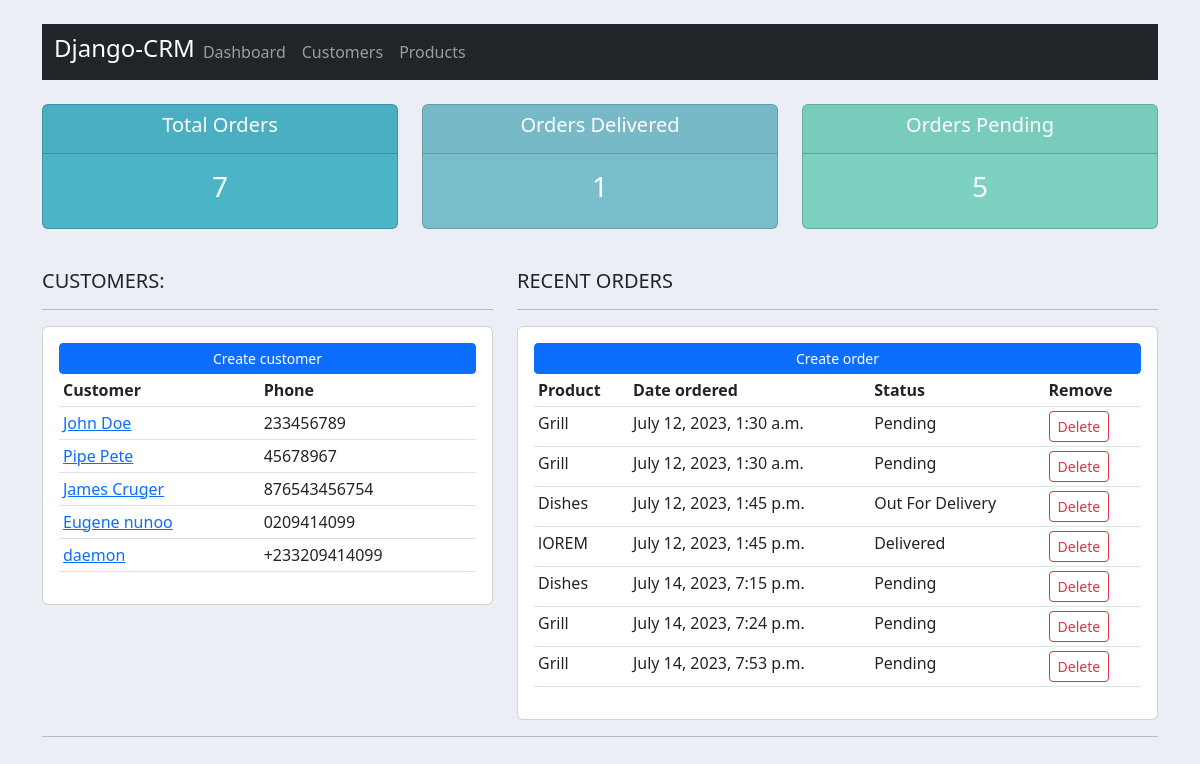
/, run on an earlier commit of the app's database.
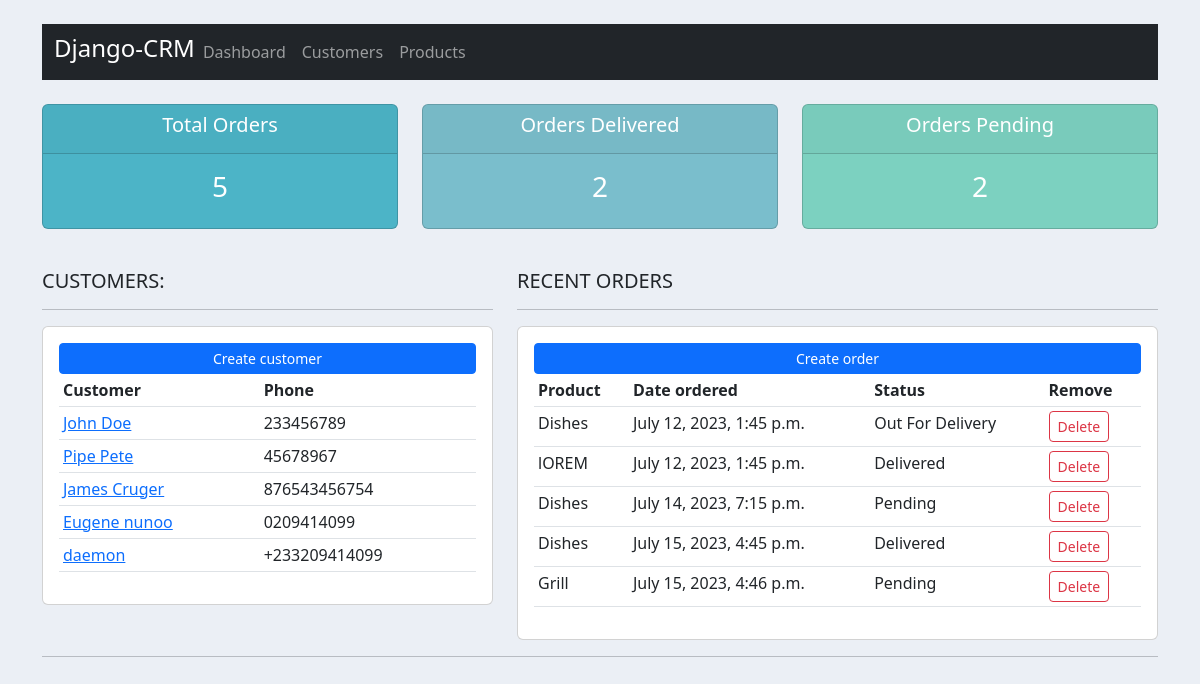
And on a later commit of the database.
### accounts/models.py (models this page shows, shortened)
class Customer(models.Model):
    name = models.CharField(max_length=200,null=True)
    phone = models.CharField(max_length=200,null=True)
    email = models.CharField(max_length=200,null=True)
    date_created = models.DateTimeField(auto_now_add=True,null=True)

class Order(models.Model):
    STATUS = (
        ('Pending','Pending'),
        ('Out For Delivery','Out For Delivery'),
        ('Delivered','Delivered'),
    )
    customer = models.ForeignKey(Customer,null=True,on_delete=models.SET_NULL)
    product = models.ForeignKey(Product,null=True,on_delete=models.SET_NULL)
    date_created = models.DateTimeField(auto_now_add=True,null=True)
    status = models.CharField(max_length=200,null=True,choices=STATUS)

class Product(models.Model):
    CATEGORY = (
        ('Indoor','Indoor'),
        ('Outdoor','Outdoor')
    )
    name = models.CharField(max_length=200,null=True)
    price = models.FloatField(null=True)
    category = models.CharField(max_length=200,null=True,choices=CATEGORY)
    description =models.CharField(max_length=200,null=True,blank=True)
    date_created = models.DateTimeField(auto_now_add=True,null=True)
    tags = models.ManyToManyField(Tags)
    def __str__(self):
        return self.name

### accounts/views.py (the view)
# urls.py: path('',home,name='home'),
def home(request):
    customers = Customer.objects.all()
    orders = Order.objects.all()
    total_customers = customers.count()
    total_orders = orders.count()
    delivered = orders.filter(status='Delivered').count()
    pending = orders.filter(status='Pending').count()
    context = {'orders':orders,'customers':customers,'total_customers':total_customers,
               'total_orders':total_orders,'delivered':delivered,'pending':pending}
    return render(request,'accounts/dashboard.html',context)

### accounts/templates/accounts/dashboard.html
{% extends 'accounts/main.html' %}
{% block content %}
{% include 'accounts/status.html' %}
<br>
<div class="row">
    <div class="col-md-5">
        <h5>CUSTOMERS:</h5>
        <hr>
        <div class="card card-body">
            <a href="{% url 'create-customer' %}" class="btn btn-primary btn-sm btn-block">Create customer</a>
            <table class="table table-sm">
                <tr>
                    <th>Customer</th>
                    <th>Phone</th>
                </tr>
                {% for customer in customers %}
                    <tr>
                        <td><a href="{% url 'customer_orders' customer.id %}">{{ customer.name }}</a></td>
                        <td>{{ customer.phone }}</td>
                    </tr>
                {% endfor %}
            </table>
        </div>
    </div>
    <div class="col-md-7">
        <h5>RECENT ORDERS</h5>
        <hr>
        <div class="card card-body">
            <a href="{% url 'create-order' %}" class="btn btn-primary btn-sm btn-block">Create order</a>
            <table class="table table-sm">
                <tr>
                    <th>Product</th>
                    <th>Date ordered</th>
                    <th>Status</th>
                    <th>Remove</th>
                </tr>
                {% for order in orders %}
                <tr>
                    <td>{{ order.product }}</td>
                    <td>{{ order.date_created }}</td>
                    <td>{{ order.status }}</td>
                    <td>
                        <a href="{% url 'delete_order' order.id %}" class="btn btn-outline-danger btn-sm">Delete</a>
                    </td>
                </tr>
            {% endfor %}
            </table>
        </div>
    </div>
</div>
{% endblock %}

### accounts/templates/accounts/main.html (shortened to what this page needs)
{% load static %}
<!DOCTYPE html>
<html lang="en">
  <head>
    <link
      href="https://cdn.jsdelivr.net/npm/bootstrap@5.3.0/dist/css/bootstrap.min.css"
      rel="stylesheet"
    />
    <link rel="stylesheet" href="{% static 'css/main.css' %}" />
  </head>
  <body class="container">
    {% include 'accounts/navbar.html' %} {% block content%} {% endblock %}
    <hr />
  </body>
</html>

### accounts/templates/accounts/navbar.html (shortened to what this page needs)
{% load static %}
{% block content%}
<br>
<nav class="navbar navbar-expand-lg navbar-dark bg-dark">
    <div class="container-fluid">
      <h4 class="text-white">Django-CRM</h4>
      <div class="collapse navbar-collapse" id="navbarNav">
        <ul class="navbar-nav">
          <li class="nav-item">
            <a class="nav-link "  href="/">Dashboard</a>
          </li>
          <li class="nav-item">
            <a class="nav-link" href="/customers">Customers</a>
          </li>
          <li class="nav-item">
            <a class="nav-link" href="/products">Products</a>
          </li>
        </ul>
      </div>
    </div>
  </nav>
{% endblock %}

### accounts/templates/accounts/status.html
{% block content %}
<br>
<div class="row">
    <div class="col">
        <div class="col-md">
            <div class="card text-center text-white mb-3" id="total-orders">
                <div class="card-header">
                <h5 class="card-title">Total Orders</h5>
                </div>
                <div class="card-body">
                    <h3 class="card-title">{{total_orders}}</h3>
                </div>
            </div>
        </div>
    </div>
    <div class="col">
        <div class="col-md">
            <div class="card text-center text-white mb-3" id="orders-delivered">
                <div class="card-header">
                <h5 class="card-title">Orders Delivered</h5>
                </div>
                <div class="card-body">
                    <h3 class="card-title">{{delivered}}</h3>
                </div>
            </div>
        </div>
    </div>
    <div class="col">
        <div class="col-md">
            <div class="card text-center text-white mb-3" id="orders-pending">
                <div class="card-header">
                <h5 class="card-title">Orders Pending</h5>
                </div>
                <div class="card-body">
                    <h3 class="card-title">{{pending}}</h3>
                </div>
            </div>
        </div>
    </div>
</div>
{% endblock %}

### static/css/main.css (style rules this page uses)
body { background-color: #ebeff5; }
#total-orders { background-color: #4cb4c7; }
#orders-delivered { background-color: #7abecc; }
#orders-pending { background-color: #7CD1C0; }

What changed in the data, as far as the page shows it:
removed Order: product "Grill", date_created "July 12, 2023, 1:30 a.m.", status "Pending"
removed Order: product "Grill", date_created "July 12, 2023, 1:30 a.m.", status "Pending"
removed Order: product "Grill", date_created "July 14, 2023, 7:24 p.m.", status "Pending"
removed Order: product "Grill", date_created "July 14, 2023, 7:53 p.m.", status "Pending"
added Order: product "Dishes", date_created "July 15, 2023, 4:45 p.m.", status "Delivered"
added Order: product "Grill", date_created "July 15, 2023, 4:46 p.m.", status "Pending"
Also different on the page:
{{ total_orders }}: "7" → "5"
{{ delivered }}: "1" → "2"
{{ pending }}: "5" → "2"
